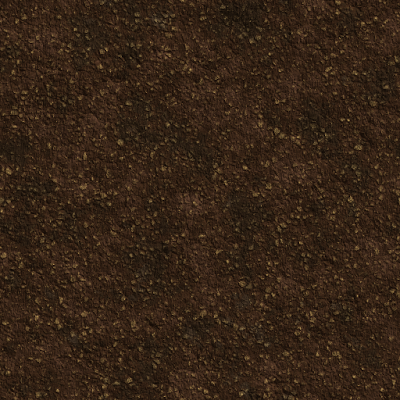
#> input picture assets/dirt.png, 400 x 400 px
$ python preview_tile.py assets/dirt.png
#> lines starting #> are read from the running program, lines starting #| are printed output that depends on the picture
from PIL import Image
import sys

GRID = 3

if len(sys.argv) != 2:
    print("usage: python preview_tile.py path/to/image.png")
    sys.exit(1)

path = sys.argv[1]

img = Image.open(path).convert("RGBA")
w, h = img.size
#> w = 400; h = 400

out = Image.new("RGBA", (w * GRID, h * GRID))
#> out: PIL image 1200x1200 RGBA; every value is 0

for y in range(GRID):
    for x in range(GRID):
        out.paste(img, (x * w, y * h))
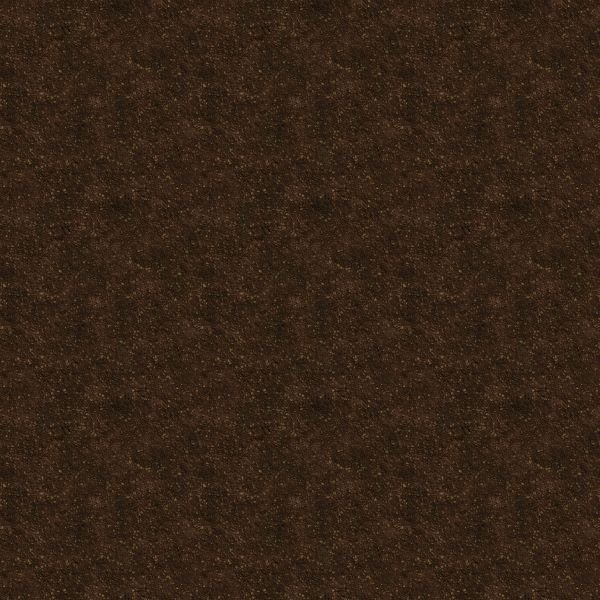
#> out: PIL image 1200x1200 RGBA (shown at 1/2 size); mean R, G, B, A 53.5, 36.2, 22.3, 255

out.show()

$ run again, on assets/grass_mud.png
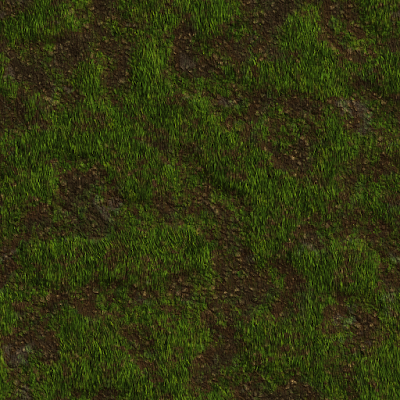
#> input picture assets/grass_mud.png, 400 x 400 px
#> after the loop `for y in range(GRID):`:
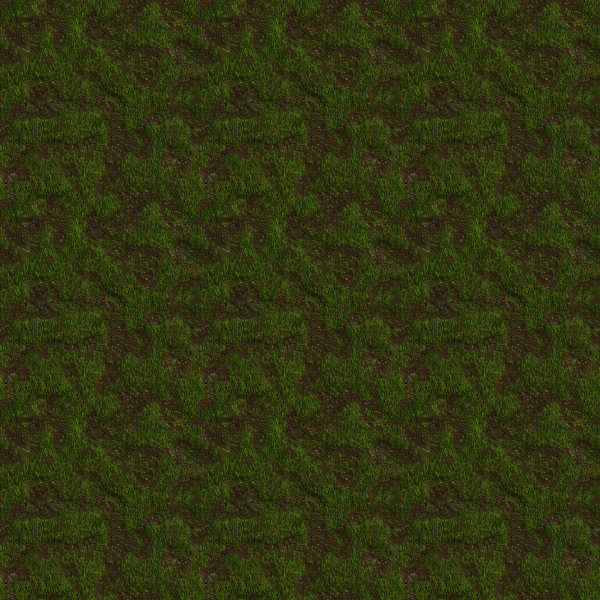
#> out: PIL image 1200x1200 RGBA (shown at 1/2 size); mean R, G, B, A 49.1, 52.8, 16.4, 255

$ run again, on assets/texture_atlas_padded.png
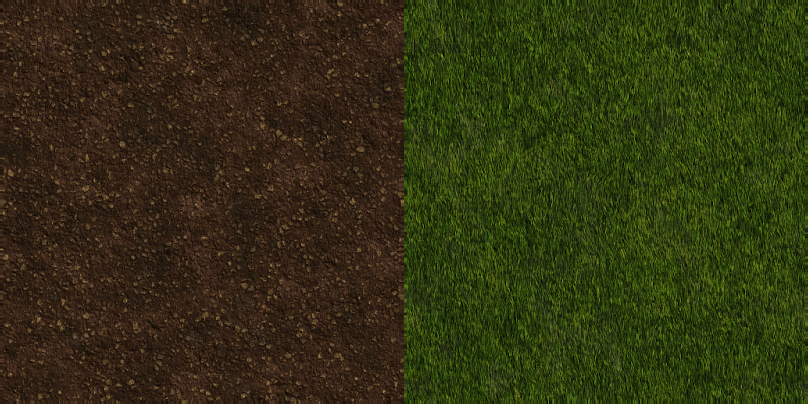
#> input picture assets/texture_atlas_padded.png, 808 x 404 px
#> img is the input picture: PIL image 808x404 RGBA; mean R, G, B, A 50, 50.1, 17.8, 255
#> after the loop `for y in range(GRID):`:
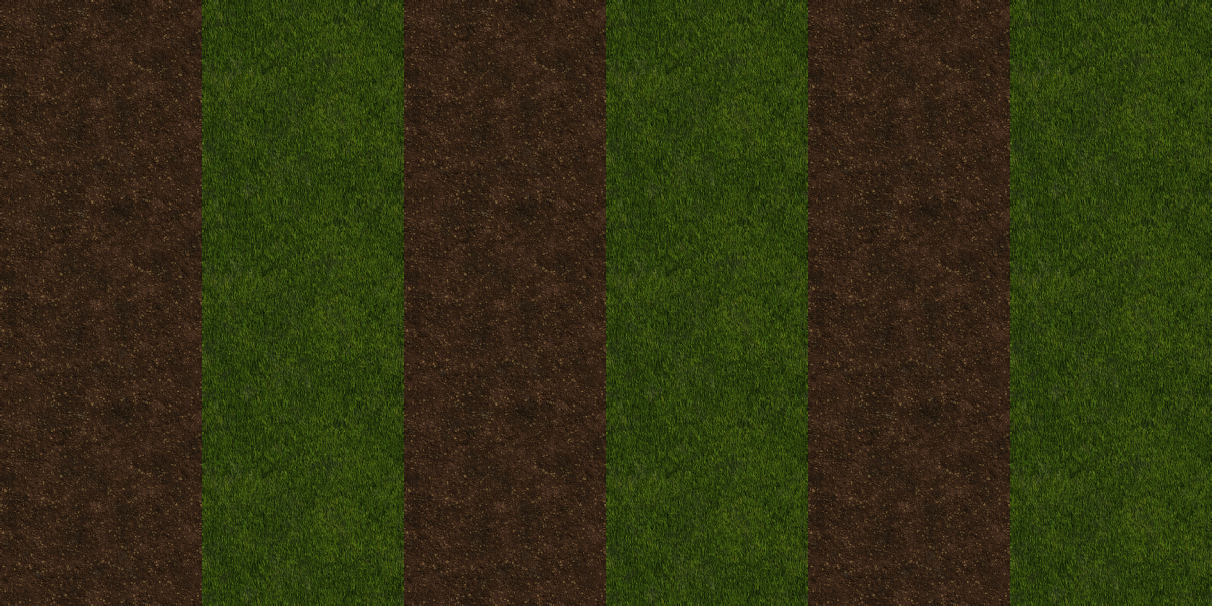
#> out: PIL image 2424x1212 RGBA (shown at 1/2 size); mean R, G, B, A 50, 50.1, 17.8, 255
